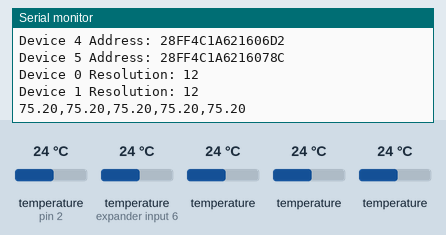
This sketch was run on a simulated Arduino Uno, built with avr-gcc and run on an emulated ATmega328P. Shown: the last lines printed to the serial monitor. Inputs (shaded band) come from the test bench; at power-on: temperature (sensors on pin 2, expander input 6) 24 °C, temperature 24 °C.

Above: at 1.4 s.
1.5 s: temperature (sensor on pin 2) set to 12 °C
At 2.4 s:
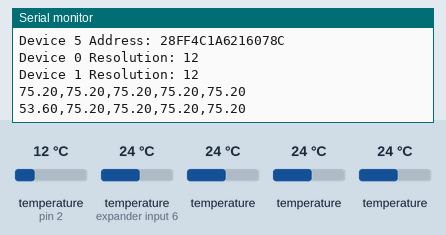
5.3 s: temperature (sensor on expander input 6) set to 12 °C
At 6.1 s:
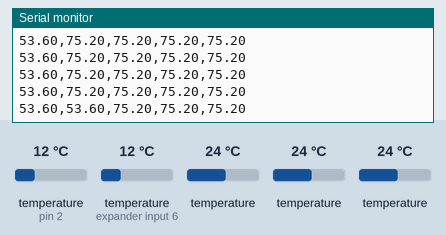
6.8 s: temperature (sensor 202) set to 12 °C
At 7.8 s:
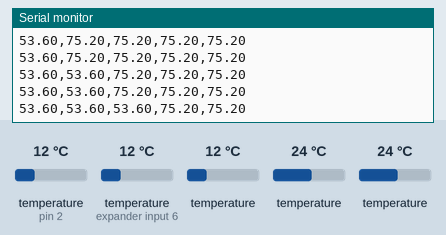
8.3 s: temperature (sensor 302) set to 12 °C
At 9.5 s:
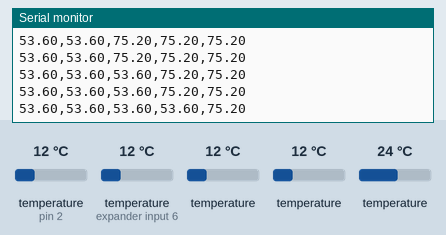
9.8 s: temperature (sensor 402) set to 12 °C
At 9.8 s:
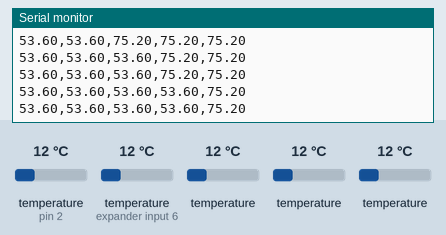
11.3 s: temperature (sensor on pin 2) set to 19 °C
At 12.1 s:
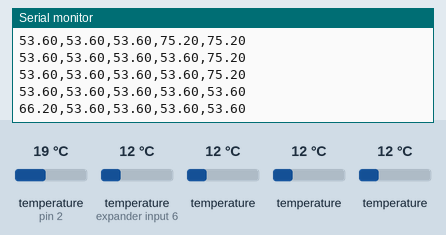
Timing chart, 0 to 13.8 s (numbered marks = the images above; inputs shaded):
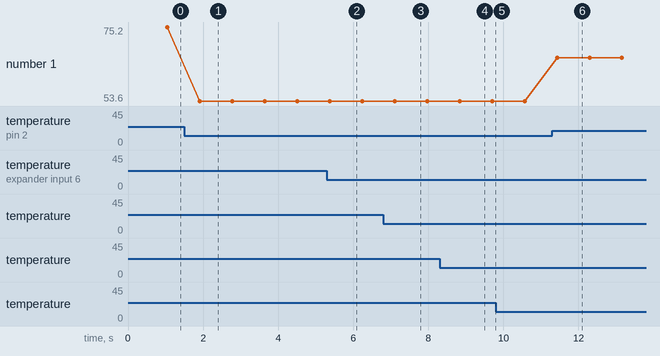

Measured:
- after the input at 1.5 s, the serial monitor: prints a new line after 0.41 s (image 1)
- after the input at 5.3 s, the serial monitor: prints a new line after 0.07 s (image 2)
- after the input at 6.8 s, the serial monitor: prints a new line after 0.30 s (image 3)
- after the input at 8.3 s, the serial monitor: prints a new line after 0.53 s (image 4)
- after the input at 11.3 s, the serial monitor: prints a new line after 0.13 s (image 6)
- plotted number 1: 75.2 → 53.6 after the input at 1.5 s, 53.6 → 66.2 after the input at 11.3 s

The sketch:

Sensor_Test.ino
```cpp
// Include the libraries we need
#include <OneWire.h>
#include <DallasTemperature.h>
// Data wire is plugged into port 2 on the Arduino
#define ONE_WIRE_BUS 2    // NOTE THIS IS THAT BUS WIRE
#define TEMPERATURE_PRECISION 12
// Setup a oneWire instance to communicate with any OneWire devices (not just Maxim/Dallas temperature ICs)
OneWire oneWire(ONE_WIRE_BUS);
// Pass our oneWire reference to Dallas Temperature.
DallasTemperature sensors(&oneWire);
// arrays to hold device addresses
DeviceAddress s1,s2,s3,s4,s5;
// Assign address manually. The addresses below will need to be changed
// to valid device addresses on your bus. Device address can be retrieved
// by using either oneWire.search(deviceAddress) or individually via
// sensors.getAddress(deviceAddress, index)
// DeviceAddress s1 = { 0x28, 0x1D, 0x39, 0x31, 0x2, 0x0, 0x0, 0xF0 };
// DeviceAddress s2   = { 0x28, 0x3F, 0x1C, 0x31, 0x2, 0x0, 0x0, 0x2 };
void setup(void)
{
  // start serial port
  Serial.begin(9600);
  Serial.println("Dallas Temperature IC Control Library Demo");
  // Start up the library
  sensors.begin();
  // locate devices on the bus
  Serial.print("Locating devices...");
  Serial.print("Found ");
  Serial.print(sensors.getDeviceCount(), DEC);
  Serial.println(" devices.");
  // report parasite power requirements
  Serial.print("Parasite power is: ");
  if (sensors.isParasitePowerMode()) Serial.println("ON");
  else Serial.println("OFF");
  // Search for devices on the bus and assign based on an index. Ideally,
  // you would do this to initially discover addresses on the bus and then
  // use those addresses and manually assign them (see above) once you know
  // the devices on your bus (and assuming they don't change).
  //
  // method 1: by index
  if (!sensors.getAddress(s1, 0)) Serial.println("Unable to find address for Device 1");
  if (!sensors.getAddress(s2, 1)) Serial.println("Unable to find address for Device 2");
  if (!sensors.getAddress(s3, 2)) Serial.println("Unable to find address for Device 3");
  if (!sensors.getAddress(s4, 3)) Serial.println("Unable to find address for Device 4");
  if (!sensors.getAddress(s5, 4)) Serial.println("Unable to find address for Device 5");

  // method 2: search()
  // search() looks for the next device. Returns 1 if a new address has been
  // returned. A zero might mean that the bus is shorted, there are no devices,
  // or you have already retrieved all of them. It might be a good idea to
  // check the CRC to make sure you didn't get garbage. The order is
  // deterministic. You will always get the same devices in the same order
  //
  // Must be called before search()
  //oneWire.reset_search();
  // assigns the first address found to s1
  //if (!oneWire.search(s1)) Serial.println("Unable to find address for s1");
  // assigns the seconds address found to s2
  //if (!oneWire.search(s2)) Serial.println("Unable to find address for s2");
  // show the addresses we found on the bus
  Serial.print("Device 1 Address: ");
  printAddress(s1);
  Serial.println();
  Serial.print("Device 2 Address: ");
  printAddress(s2);
  Serial.println();

  Serial.print("Device 3 Address: ");
  printAddress(s3);
  Serial.println();
  Serial.print("Device 4 Address: ");
  printAddress(s4);
  Serial.println();
  Serial.print("Device 5 Address: ");
  printAddress(s5);
  Serial.println();
  // set the resolution to 9 bit per device
  sensors.setResolution(s1, TEMPERATURE_PRECISION);
  sensors.setResolution(s2, TEMPERATURE_PRECISION);
  sensors.setResolution(s3, TEMPERATURE_PRECISION);
  sensors.setResolution(s4, TEMPERATURE_PRECISION);
  sensors.setResolution(s5, TEMPERATURE_PRECISION);
  Serial.print("Device 0 Resolution: ");
  Serial.print(sensors.getResolution(s1), DEC);
  Serial.println();
  Serial.print("Device 1 Resolution: ");
  Serial.print(sensors.getResolution(s2), DEC);
  Serial.println();
}
// function to print a device address
void printAddress(DeviceAddress deviceAddress)
{
  for (uint8_t i = 0; i < 8; i++)
  {
    // zero pad the address if necessary
    if (deviceAddress[i] < 16) Serial.print("0");
    Serial.print(deviceAddress[i], HEX);
  }
}
// function to print the temperature for a device
void printTemperature(DeviceAddress deviceAddress)
{
  float tempC = sensors.getTempC(deviceAddress);
  if(tempC == DEVICE_DISCONNECTED_C)
  {
    Serial.println("Error: Could not read temperature data");
    return;
  }
  //Serial.print("Temp C: ");
  //Serial.print(tempC);
  //Serial.print(" Temp F: ");
  Serial.print(DallasTemperature::toFahrenheit(tempC));
}
// function to print a device's resolution
void printResolution(DeviceAddress deviceAddress)
{
  Serial.print("Resolution: ");
  Serial.print(sensors.getResolution(deviceAddress));
  Serial.println();
}
// main function to print information about a device
void printData(DeviceAddress deviceAddress)
{
  //Serial.print("Device Address: ");
  //printAddress(deviceAddress);
  //Serial.print(" ");
  printTemperature(deviceAddress);
  //Serial.println();
}


/***********
 * Data Processing
 * Steps: establish baseline
 *  To test if it's on a human, it must be within a (large) range (TEST)
 * Continue reading and shifting code
 * If a slope of 1/75 (TEST THIS) within a range (TEST)
 * signal, start counting time
 * If button is pressed, then start over
 * If button is pressed outside of alert, do nothing
 ***********/

bool changeNeeded = false;
bool button = false;
bool active = false;
int sensorData[5] = {-1, -1, -1, -1, -1};
int total[5][5] = {{0, 0, 0, 0, 0}, {0, 0, 0, 0, 0}, {0, 0, 0, 0, 0}, {0, 0, 0, 0, 0}, {0, 0, 0, 0, 0}};
int t = 1;
//float average[2][5] = {{0.0, 0.0, 0.0, 0.0, 0.0}, {-5.0, -5.0, -5.0, -5.0, -5.0}};
float maxSlope = -1.0;
time_t timer;

void baselineSlope(){
  maxSlope = -1.0;
  for (int i = 0; i < sizeof(total[0]); i++) {
    if ((total[4][i] - total[0][i]) / t > maxSlope) {
      maxSlope = (total[4][i] - total[0][i]) / t;
    }
  }
}

void updateRunningAverage(){
  //Move values down one column
  for (int i = 1; i < 5; i++) {
    for (int j = 0; j < 5; j++) {
      total[i][j] = total[i-1][j];
    }
  }
  for (int i = 0; i < sizeof(sensorData); i++) {
    total[0][i] = sensorData[i];
    t += 1;
  }
}


/*
   Main function, calls the temperatures in a loop.
*/
void loop(void)
{
  // call sensors.requestTemperatures() to issue a global temperature
  // request to all devices on the bus
  //Serial.print("Requesting temperatures...");
  sensors.requestTemperatures();
  //Serial.println("DONE");
  // print the device information
  printData(s1);
  Serial.print(',');
  printData(s2);
  Serial.print(',');
  printData(s3);
  Serial.print(',');
  printData(s4);
  Serial.print(',');
  printData(s5);
  Serial.println();


  updateRunningAverage();
  baselineSlope();
  // State 1: It is established to be on a human
  if (maxSlope > -0.5 && maxSlope < 0.5) {
    active = true;
  }
  // State 2: The temparature is rising
  if (active && maxSlope > 0.1) {
    changeNeeded = true;
    // Indicate light
    // Start timer
  }
  if (changeNeeded && button) {
    active = false;
    changeNeeded = false;
  }


  delay(50);
}
```
